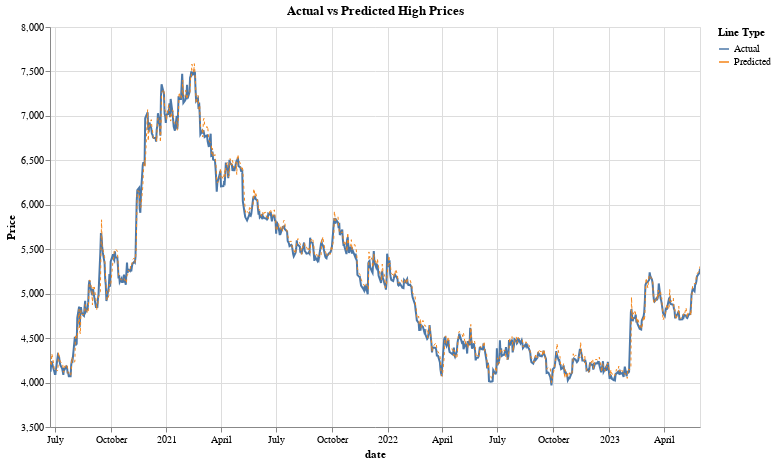

Notebook cell for this chart:
### Code cell
import altair as alt

alt.themes.enable('fivethirtyeight')

predictions_df['date'] = pd.to_datetime(predictions_df['date'])

predictions_df['label'] = 'Actual'
predictions_df['predicted_label'] = 'Predicted'

# Actual high price line
line1 = alt.Chart(predictions_df).mark_line(strokeWidth=2).encode(
    x='date:T',
    y=alt.Y('y_test:Q', title='Price', scale=alt.Scale(zero=False)),
    color=alt.Color('label:N', legend=alt.Legend(title="Line Type")),
    tooltip=['date', 'y_test', 'y_pred']
)

# Predicted high price line
line2 = alt.Chart(predictions_df).mark_line(strokeWidth=1, strokeDash=[3, 3]).encode(
    x='date:T',
    y=alt.Y('y_pred:Q', title='', scale=alt.Scale(zero=False)),
    color=alt.Color('predicted_label:N', legend=alt.Legend(title="Line Type")),
    tooltip=['date', 'y_test', 'y_pred']
)

# Combine the two lines
chart = alt.layer(line1, line2).properties(
    title='Actual vs Predicted High Prices',
    width=650,
    height=400
).interactive()

chart

### Figure 1 — Vega-Lite specification as saved in the notebook (floating-point values rounded to 4 significant figures; data arrays with more than 128 entries replaced by an {"elided": "..."} marker saying what was removed)
{"usermeta": {"embedOptions": {"theme": "fivethirtyeight"}}, "config": {"view": {"continuousWidth": 300, "continuousHeight": 300}}, "layer": [{"mark": {"type": "line", "strokeWidth": 2}, "encoding": {"color": {"field": "label", "legend": {"title": "Line Type"}, "type": "nominal"}, "tooltip": [{"field": "date", "type": "temporal"}, {"field": "y_test", "type": "quantitative"}, {"field": "y_pred", "type": "quantitative"}], "x": {"field": "date", "type": "temporal"}, "y": {"field": "y_test", "scale": {"zero": false}, "title": "Price", "type": "quantitative"}}, "name": "view_2"}, {"mark": {"type": "line", "strokeDash": [3, 3], "strokeWidth": 1}, "encoding": {"color": {"field": "predicted_label", "legend": {"title": "Line Type"}, "type": "nominal"}, "tooltip": [{"field": "date", "type": "temporal"}, {"field": "y_test", "type": "quantitative"}, {"field": "y_pred", "type": "quantitative"}], "x": {"field": "date", "type": "temporal"}, "y": {"field": "y_pred", "scale": {"zero": false}, "title": "", "type": "quantitative"}}}], "data": {"name": "data-8abffb87cce66a5df931b9d59a5e89e1"}, "height": 400, "params": [{"name": "param_2", "select": {"type": "interval", "encodings": ["x", "y"]}, "bind": "scales", "views": ["view_2"]}], "title": "Actual vs Predicted High Prices", "width": 650, "$schema": "https://vega.github.io/schema/vega-lite/v5.8.0.json", "datasets": {"data-8abffb87cce66a5df931b9d59a5e89e1": {"elided": "727 records"}}}
